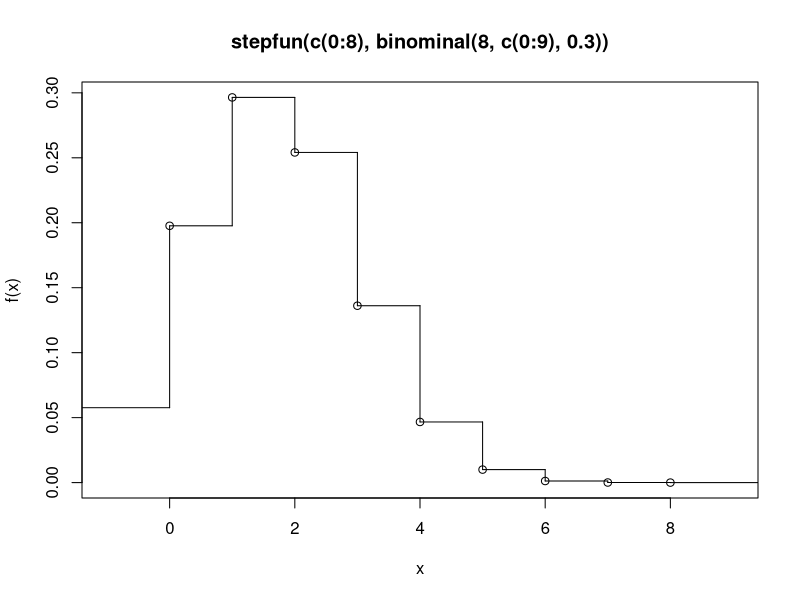

Generate this figure with R:
binominal <- function(n, k, p) {
	return(choose(n,k)*p^k*(1-p)^(n-k))
}

binominal_cdf <- function(n, p, k) {
	return (sum(binominal(n, c(0:k), p)))
}

probability_density <- function(x, mu = 0, sigma = 1) {
	return( (1/sqrt(2*pi*sigma^2)) * exp(-(x-mu)^2 / (2*sigma^2)))
}

probability_density_cdf <- function(x, mu = 0, sigma = 1) {
	intergrand <- function(x) probability_density(x, mu, sigma)
	return(integrate(intergrand, lower = -Inf, upper = x)$value)
}

plot_func <- function() {
	plot(stepfun(c(0:8), binominal(8, c(0:9), 0.3)))
}

plot_func()